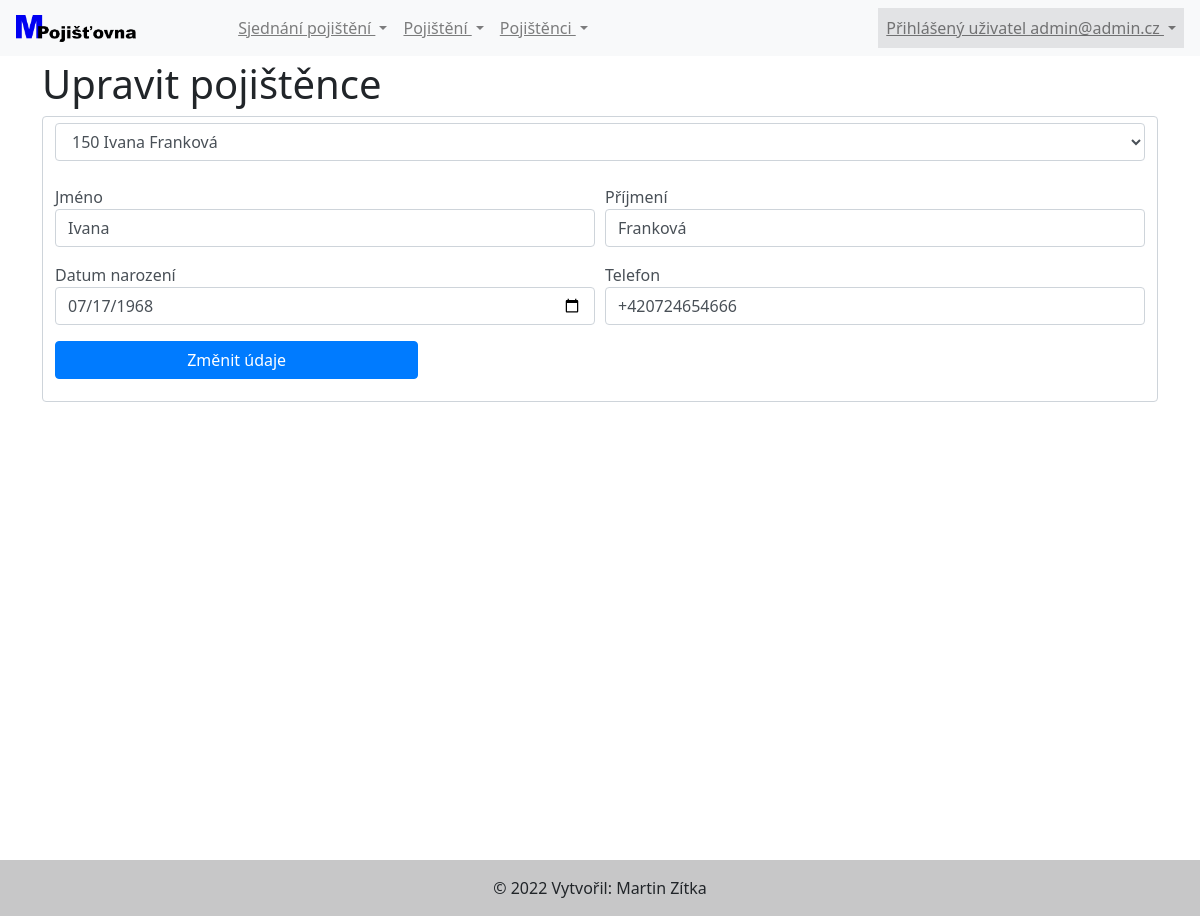
Page /updatePojistenci.php?pojistenecId=150 (signed in) on the committed database.
### tables this page shows
CREATE TABLE `pojistenci` (
  `pojistenecId` int(11) NOT NULL,
  `jmeno` varchar(60) DEFAULT NULL,
  `prijmeni` varchar(60) DEFAULT NULL,
  `datumNarozeni` date DEFAULT NULL,
  `telefon` varchar(20) DEFAULT NULL
);

### tridy/Pojistenec.php (called while the page is built, shortened)
<?php
class Pojistenec {
    public function VyplnPojistence() {
        global $connection;
        $pojistenecId = $_GET["pojistenecId"];
        $dbVyplnPojistence = "SELECT pojistenecId, jmeno, prijmeni, datumNarozeni, telefon FROM pojistenci WHERE pojistenecId = $pojistenecId";
        $vyplnPojistence = mysqli_query($connection, $dbVyplnPojistence);
    }
}

### updatePojistenci.php (the view, shortened to what this page needs)
<?php
require_once 'header.php';
$pojistenec = new Pojistenec();
$pojistenec->VratPojistence();
?>
        <h1>Upravit pojištěnce</h1>
        <form class="form-control" action="updatePojistenci.php" method="post">
        <select class="form-control" name="pojistenecId" pojistenecId="">
            <?php
            $pojistenec->VyplnPojistence();
            while ($row = mysqli_fetch_assoc($vyplnPojistence)) {
                $pojistenecId = $row["pojistenecId"];
                $jmeno = $row["jmeno"];
                $prijmeni = $row["prijmeni"];
                $datumNarozeni = $row["datumNarozeni"];
                $telefon = $row["telefon"];
                echo "<option value='$pojistenecId'>$pojistenecId $jmeno $prijmeni</option>";
            }
            ?>
        </select><br>
    <div class="form-row">
        <br>
        <div class="form-group col-md-6"> Jméno<br>
            <input class="form-control" value="<?php echo htmlspecialchars($jmeno) ?>" type="text" name="jmeno" required></div>
        <div class="form-group col-md-6">Příjmení<br>
            <input class="form-control" value="<?php echo htmlspecialchars($prijmeni) ?>" type="text" name="prijmeni" required></div>
        <div class="form-group col-md-6">Datum narození<br>
            <input class="form-control" value="<?php echo htmlspecialchars($datumNarozeni) ?>" type="date" name="datumNarozeni" required></div>
        <div class="form-group col-md-6">Telefon<br>
            <input class="form-control" value="<?php echo htmlspecialchars($telefon) ?>" type="text" name="telefon" required></div></div>
    <input class="form-group col-md-4 btn btn-primary" type="submit" name="submit" value="Změnit údaje">
</form>
<?php require_once 'footer.php';?>

### rows in the picture
pojistenci: jmeno "Ivana", prijmeni "Franková", datumNarozeni "07/17/1968", telefon "+420724654666"

### other values in the picture
$_SESSION['email'] "admin@admin.cz"
form field pojistenecId "150 Ivana Franková"
